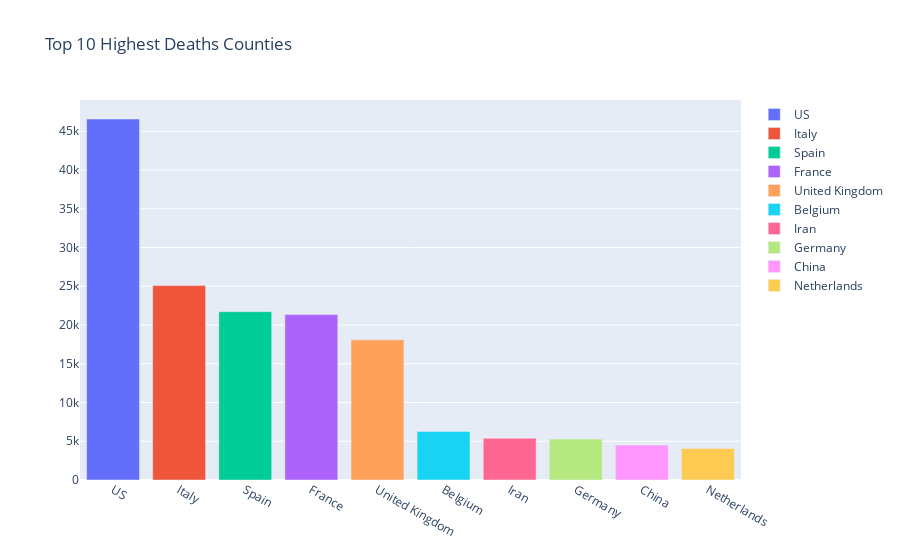

Here is the notebook cell this chart was saved with:
### Code cell
# printing the uniques death contries

fig = go.Figure()

for i in range(len(topDeathCasesCountry)):
    fig.add_traces(
        go.Bar(
            x=[topDeathCasesCountry["Country/Region"].iloc[i]],
            y=[topDeathCasesCountry[getLastDateOfDeaths()].iloc[i]],
            name=topDeathCasesCountry["Country/Region"].iloc[i],
        )
    )

fig.update_layout(title="Top 10 Highest Deaths Counties")
#     print(f'{unique_deaths_countries[i]}: {death_country_cases[i]}')

fig.show()

### Figure 1 — Plotly figure (JSON) as saved in the notebook; plotly's stock layout.template omitted (floating-point values rounded to 4 significant figures)
{"data": [{"name": "US", "type": "bar", "x": ["US"], "y": [46583]}, {"name": "Italy", "type": "bar", "x": ["Italy"], "y": [25085]}, {"name": "Spain", "type": "bar", "x": ["Spain"], "y": [21717]}, {"name": "France", "type": "bar", "x": ["France"], "y": [21340]}, {"name": "United Kingdom", "type": "bar", "x": ["United Kingdom"], "y": [18100]}, {"name": "Belgium", "type": "bar", "x": ["Belgium"], "y": [6262]}, {"name": "Iran", "type": "bar", "x": ["Iran"], "y": [5391]}, {"name": "Germany", "type": "bar", "x": ["Germany"], "y": [5279]}, {"name": "China", "type": "bar", "x": ["China"], "y": [4512]}, {"name": "Netherlands", "type": "bar", "x": ["Netherlands"], "y": [4054]}], "layout": {"autosize": true, "title": {"text": "Top 10 Highest Deaths Counties"}, "xaxis": {"autorange": true, "range": [-0.5, 9.5], "type": "category"}, "yaxis": {"autorange": true, "range": [0, 49030.0], "type": "linear"}}}
